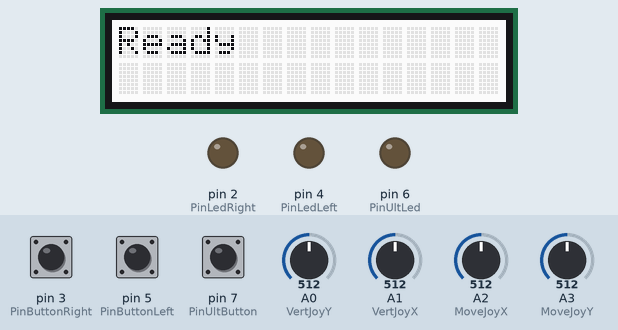
Simulated run of this sketch. Board: Arduino Uno, built with avr-gcc and run on an emulated ATmega328P. Parts: 16×2 character LCD, output pins drawn as LEDs (lit = HIGH). Inputs (shaded band) come from the test bench; at power-on: pin 3 (PinButtonRight) HIGH, pin 5 (PinButtonLeft) HIGH, pin 7 (PinUltButton) HIGH, A0 (VertJoyY) = 512, A1 (VertJoyX) = 512, A2 (MoveJoyX) = 512, A3 (MoveJoyY) = 512. What the sketch prints to the serial monitor is not drawn.

Above: at 2.7 s.
2.8 s: pin 3 (PinButtonRight) pulled LOW for 0.15 s
At 2.91 s:
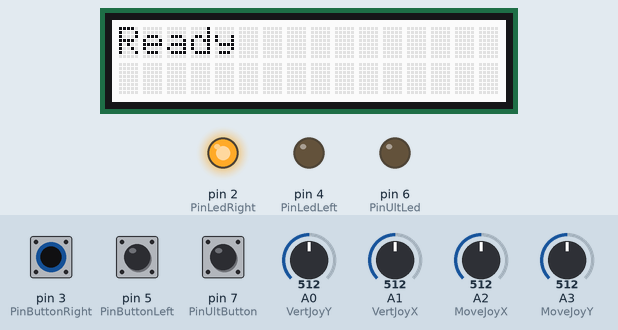
4.4 s: pin 5 (PinButtonLeft) pulled LOW for 0.15 s
At 4.48 s:
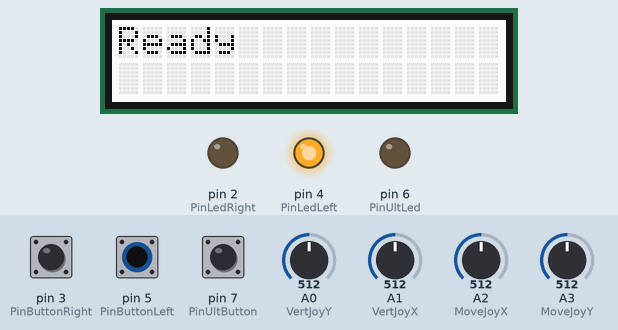
6.0 s: pin 7 (PinUltButton) pulled LOW for 0.15 s
At 6.1 s:
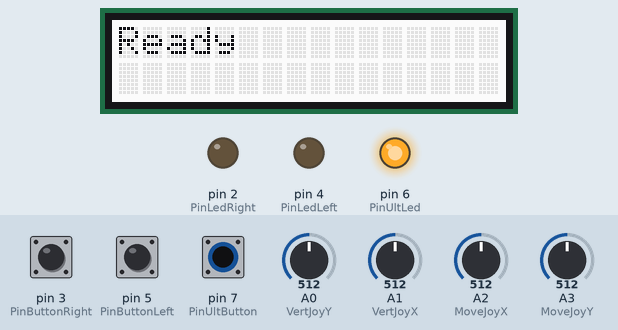
13.6 s: pin 3 (PinButtonRight) pulled LOW for 3.2 s
At 14.3 s:
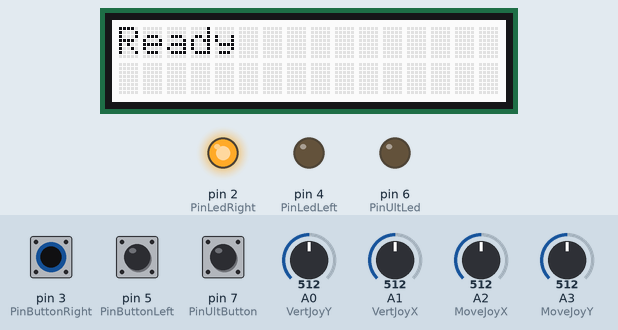
Timing chart, 0 to 18.3 s (numbered marks = the images above; inputs shaded):
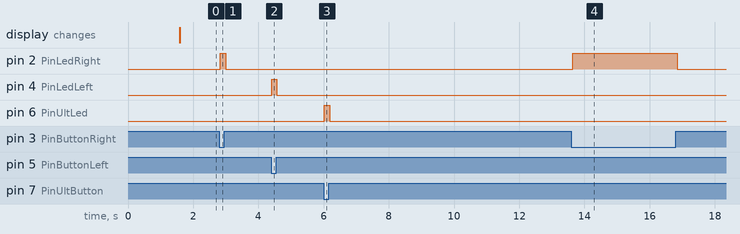

Measured:
- after the input at 2.8 s, pin 2 (PinLedRight): LOW → HIGH at once, → LOW 0.16 s later
- after the input at 4.4 s, pin 4 (PinLedLeft): LOW → HIGH at once, → LOW 0.16 s later
- after the input at 6.0 s, pin 6 (PinUltLed): LOW → HIGH at once, → LOW 0.16 s later
- after the input at 13.6 s, pin 2 (PinLedRight): LOW → HIGH at once, → LOW 3.2 s later

The sketch:

telloDrone.ino
```cpp
#include <Wire.h>
#include <rgb_lcd.h>

rgb_lcd lcd;

// ---------------- PINS ----------------
const int PinLedRight    = 2;
const int PinButtonRight = 3;
const int PinLedLeft     = 4;
const int PinButtonLeft  = 5;
const int PinUltLed      = 6;
const int PinUltButton   = 7;

const int VertJoyY = A0;
const int VertJoyX = A1;
const int MoveJoyX = A2;
const int MoveJoyY = A3;

// ---------------- CALIBRATION ----------------
int vertCenterX, vertCenterY, moveCenterX, moveCenterY;
bool lastR=false, lastL=false, lastU=false;

void setup() {
  Serial.begin(9600);
  Wire.begin();
  lcd.begin(16,2);
  lcd.setRGB(255,255,255);

  pinMode(PinButtonRight, INPUT_PULLUP);
  pinMode(PinButtonLeft,  INPUT_PULLUP);
  pinMode(PinUltButton,   INPUT_PULLUP);
  pinMode(PinLedRight, OUTPUT);
  pinMode(PinLedLeft,  OUTPUT);
  pinMode(PinUltLed,   OUTPUT);

  lcd.print("Calibrating");
  delay(1500);

  vertCenterX = analogRead(VertJoyX);
  vertCenterY = analogRead(VertJoyY);
  moveCenterX = analogRead(MoveJoyX);
  moveCenterY = analogRead(MoveJoyY);

  lcd.clear();
  lcd.print("Ready");
}

void loop() {
  handleButton(PinButtonRight, PinLedRight, "R", lastR);
  handleButton(PinButtonLeft,  PinLedLeft,  "L", lastL);
  handleButton(PinUltButton,   PinUltLed,   "U", lastU);

  sendJoy("VX", VertJoyX);
  sendJoy("VY", VertJoyY);
  sendJoy("MX", MoveJoyX);
  sendJoy("MY", MoveJoyY);

  delay(20); // 50 Hz
}

void handleButton(int btn, int led, const char* lbl, bool &last) {
  bool p = digitalRead(btn) == LOW;
  digitalWrite(led, p ? HIGH : LOW);
  if (p != last) {
    Serial.print("BTN:");
    Serial.print(lbl);
    Serial.println(p ? ":DOWN" : ":UP");
    last = p;
  }
}

void sendJoy(const char* lbl, int pin) {
  Serial.print("JOY:");
  Serial.print(lbl);
  Serial.print(",");
  Serial.println(analogRead(pin));
}
```
